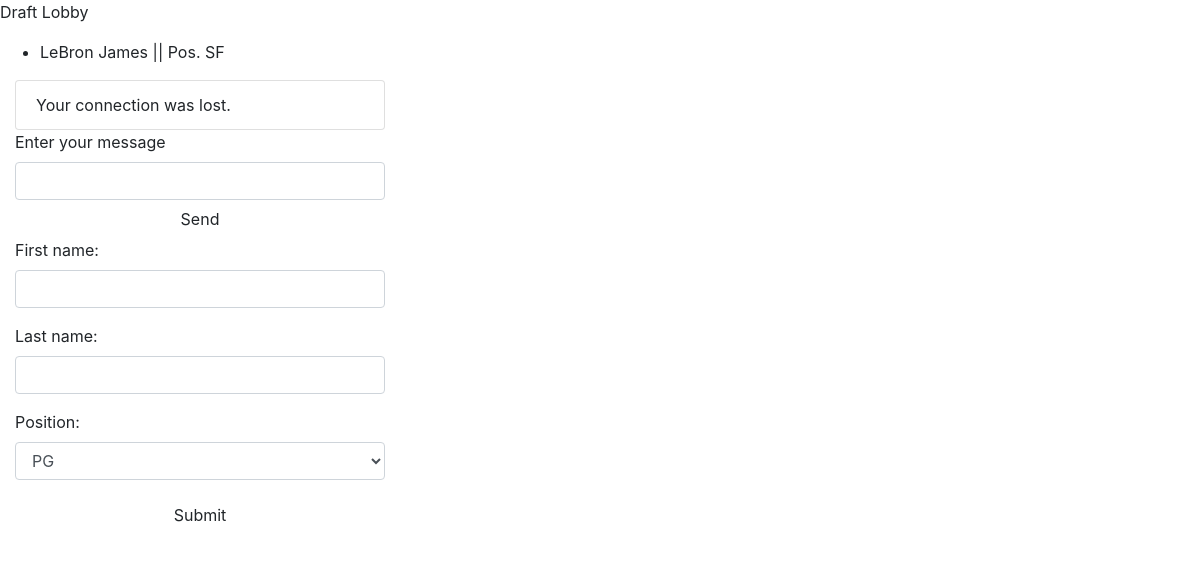
The app's page /, older data.
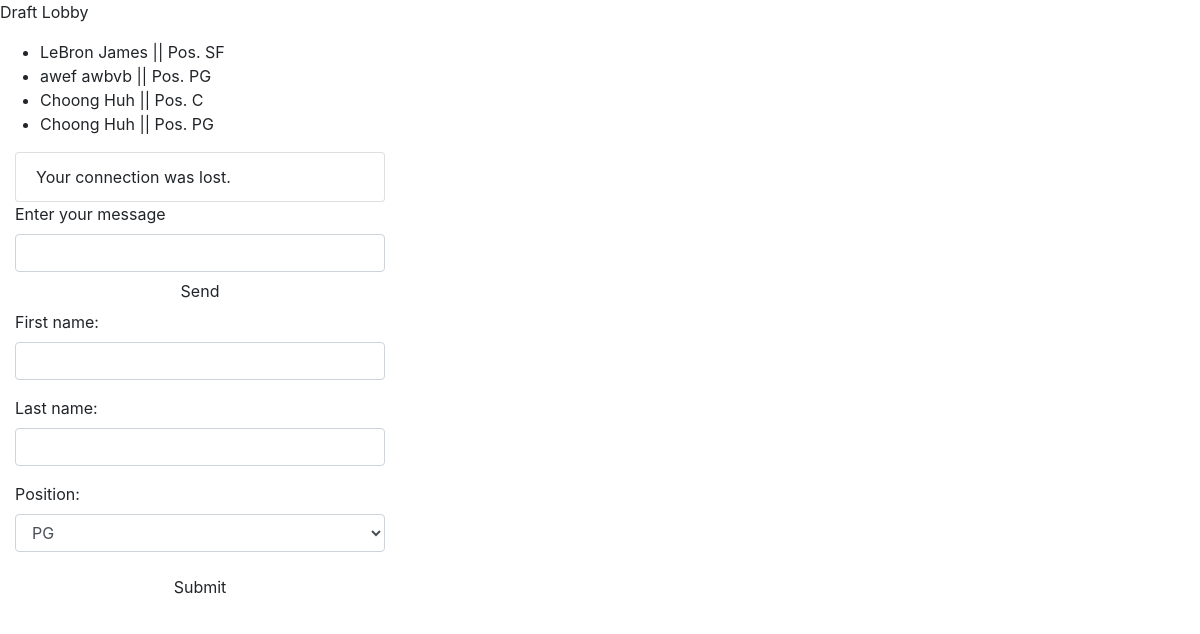
The same page, newer data.
### fantasy/models.py (models this page shows)
class Player(models.Model):
	POSITIONS = (
		('PG', 'Point Guard'),
		('SG', 'Shooting Guard'),
		('SF', 'Small Forward'),
		('PF', 'Power Forward'),
		('C', 'Center'),
	)
	first_name = models.CharField(max_length=30)
	last_name = models.CharField(max_length=30)
	position = models.CharField(max_length=2, choices=POSITIONS)

### chat/views.py (the view)
# urls.py: url(r'^$', HOME.home),
def home(request):
	print "print works"
	template = loader.get_template('lobby.html')
	playerlist = build_playerlist()
	context = {'player_list':playerlist, 'player_list_raw':json.dumps(playerdb)}
	return HttpResponse(template.render(context, request))

### chat/views.py (called while the page is built)
def build_playerlist():
	returnlist = []
	plist = Player.objects.all()
	for player in plist:
		aa={}
		aa['first_name'] = player.first_name
		aa['last_name'] = player.last_name
		aa['position'] = player.position
		returnlist.append(aa)
	return returnlist

### templates/lobby.html (shortened to what this page needs)
<!DOCTYPE html>
<head>
	<link rel="stylesheet" href="/static/bootstrap.min.css">
</head>
<body>
	<div id='header'><p>Draft Lobby</p></div>
	{% if player_list %}
		<ul>
			{% for player in player_list %}
				<li> {{ player.first_name }} {{ player.last_name }} || Pos. {{ player.position }} </li>
			{% endfor %}
		</ul>
	{% else %}
		<p>Player list is empty or unavailable!</p>
	{% endif %}
	<div id='chatbox' class="col-sm-4">
		<ul class="list-group" id="chat-ul">
		</ul>
		<form>
			<label for='text-submit'>Enter your message</label>
			<input class='form-control' id='text-submit'></input>
			<button type="button" class="btn btn-default btn-block" id='sendbutton'>Send</button>
		</form>
	</div>
	<div class="col-sm-4">
		<form>
			<div class="form-group">
				<label for='firstname2'>First name:</label>
				<input class='form-control' id='firstname2'>
			</div>
			<div class="form-group">
				<label for='lastname2'>Last name:</label>
				<input class='form-control' id='lastname2'>
			</div>
			<div class="form-group">
				<label for='position2'>Position:</label>
				<select class='form-control' id='position2'>
					<option value"PG" selected>PG</option>
				</select>
			</div>
			<button type="button" class="btn btn-default btn-block" id='add-player-submit'>Submit</button>
		</form>
	</div>
</body>
</html>

Row changes from the older to the newer data that the page shows:
added Player: first_name "awef", last_name "awbvb", position "PG"
added Player: first_name "Choong", last_name "Huh"
added Player: first_name "Choong", last_name "Huh", position "PG"
Text that changed along with them:
new list line: "|| Pos."
new list line: "|| Pos. C"
